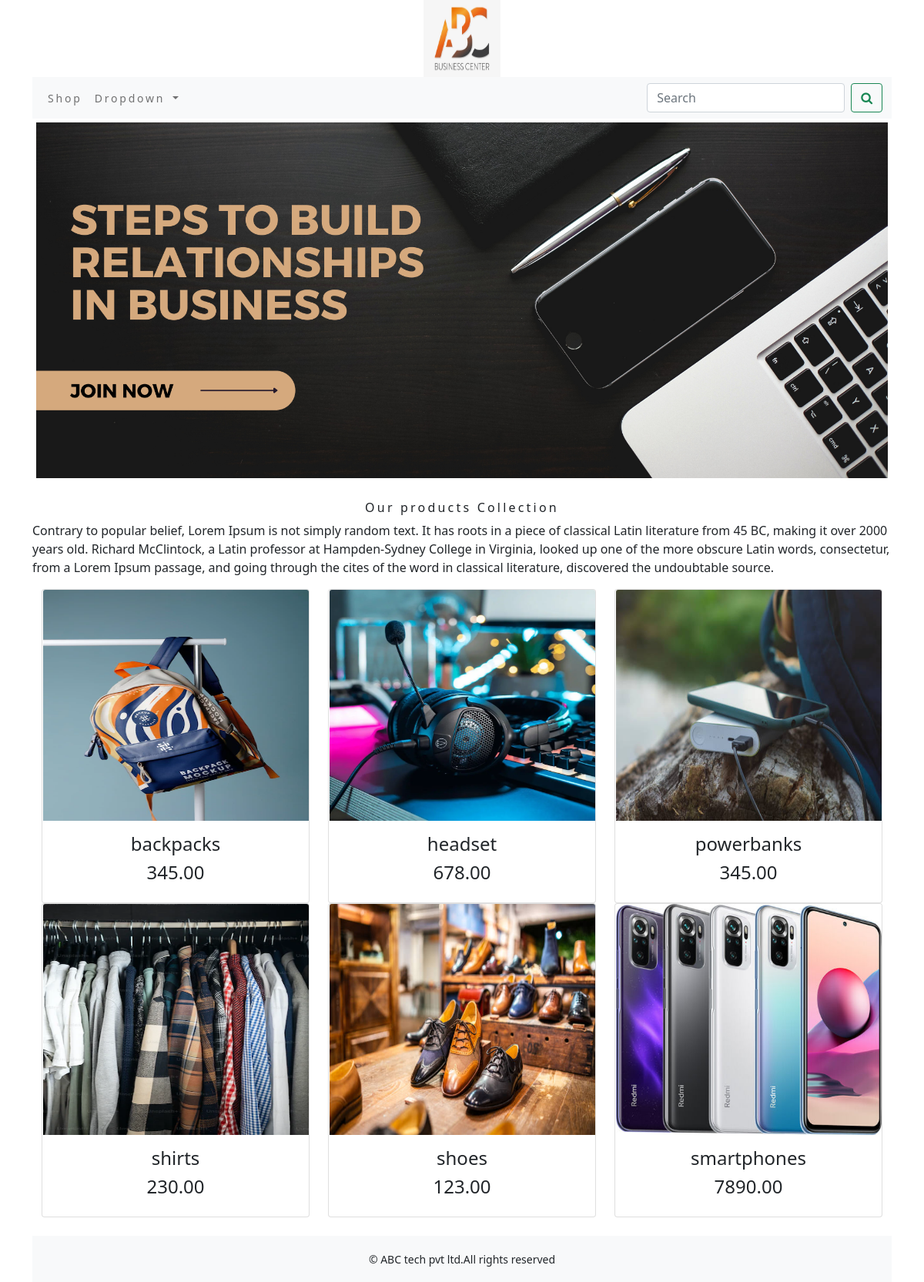
The app's page /shop/ with its own data.
### shop/models.py (models this page shows, shortened)
class Product(models.Model):
    name=models.CharField(max_length=250,unique=True)
    slug=models.SlugField(max_length=250,unique=True)
    description=models.TextField(blank=True)
    price=models.DecimalField(max_digits=10,decimal_places=2)
    category=models.ForeignKey(Category,on_delete=models.CASCADE)
    image=models.ImageField(upload_to='product',blank=True)
    stock=models.IntegerField()
    available=models.BooleanField(default=True)
    created=models.DateTimeField(auto_now_add=True)
    updated=models.DateTimeField(auto_now=True)
    def get_url(self):
        return reverse('shop:prodCatdetail',args=[self.category.slug,self.slug])
    class Meta:
        ordering=('name',)
        verbose_name='product'
        verbose_name_plural='products'

### shop/views.py (the view)
# urls.py: path('',views.allProdCat,name='allProdCat'),
def allProdCat(request,c_slug=None):
    c_page=None
    products_list=None
    if c_slug!=None:
        c_page=get_object_or_404(Category,slug=c_slug)
        products_list=Product.objects.all().filter(category=c_page,available=True)
    else:
        products_list=Product.objects.all().filter(available=True)
    paginator=Paginator(products_list,6)
    try:
        page=int(request.GET.get('page','1'))
    except:
        page=1
    try:
        products=paginator.page(page)
    except (EmptyPage,InvalidPage):
        products=paginator.page(paginator.num_pages)
    return render(request,"category.html",{'category':c_page,'products':products})

### cart/context_processors.py (called while the page is built)
def counter(request):
    item_count = 0
    if 'admin' in request.path:
        return {}
    else:
        try:
            cart=Cart.objects.filter(cart_id=_cart_id(request))
            cart_items=CartItem.objects.all().filter(cart=cart[:1])
            for cart_item in cart_items:
                item_count += cart_item.quantity
        except Cart.DoesNotExist:
            item_count = 0
    return dict(item_count=item_count)

### cart/views.py (called while the page is built)
def _cart_id(request):
    cart = request.session.session_key
    if not cart:
        cart = request.session.create()
    return cart

### shop/context_processors.py (called while the page is built)
def menu_links(request):
    links=Category.objects.all()
    return dict(links=links)

### templates/category.html (shortened to what this page needs)
{% extends 'base.html' %}
{% load static %}
{% block content %}
<div class="mx_auto">
    {% if category %}
        <img class="my_image" src="{{category.image.url}}" alt="{{category.name}}">
</div>
<div>
    <h1 class="text-center my_title">{{category.name}}</h1>
    <h1 class="text-justify">{{category.description}}</h1>
</div>
    {% else %}
<div>
    <img class="my_image my_image_padding" src="{% static 'img/Banner.png' %}" alt="our products" width="800px" height="500px">
</div>
    <br>
<div>
    <h1 class="text-center my_title">Our products Collection</h1>
    <p class="text-justify">Contrary to popular belief, Lorem Ipsum is not simply random text. It has roots in a piece of classical Latin literature from 45 BC, making it over 2000 years old. Richard McClintock, a Latin professor at Hampden-Sydney College in Virginia, looked up one of the more obscure Latin words, consectetur, from a Lorem Ipsum passage, and going through the cites of the word in classical literature, discovered the undoubtable source.</p>
</div>
    {% endif %}
<div class="container">
    <div class="row mx_auto">
        {% for product in products.object_list %}
        <div class="my_bottom_margin col-9 col-sm-12 col-md-4 col-lg-4">
            <div class="card text-center" style="min-width:18rem;">
                <a href="{{product.get_url}}"><img class="card-img-top my_image" src="{{product.image.url}}" alt="{{product.name}}" style="width:345px;height:300px;" ></a>
                <div class="card-body">
                    <h4>{{product.name}}</h4>
                    <h4>{{product.price}}</h4>
                </div>
            </div>
        </div>
        {% endfor %}
    </div>
    <br>
</div>
{% endblock %}

### templates/base.html (shortened to what this page needs)
{% load static %}
<!DOCTYPE html>
<html lang="en">
<head>
    <link rel="stylesheet" href="{% static 'css/custom.css' %}">
    <link href="{% static 'css/bootstrap.min.css' %}" rel="stylesheet">
    <link rel="stylesheet" href="https://cdnjs.cloudflare.com/ajax/libs/font-awesome/4.7.0/css/font-awesome.min.css">
</head>
<body>
<div class="container">
{% include 'header.html' %}
{% include 'navbar.html' %}
{% block content %}
{% endblock %}
</div>
{% include 'footer.html' %}
</body>
</html>

### templates/header.html
{% load static %}
<header>
  <center>
    <a href="{% url 'shop:allProdCat' %}"></a><img src="{% static 'img/logo.png' %}" alt="logimage" width="100px" height="100px">
  </center>
</header>

### templates/navbar.html (shortened to what this page needs)
<nav class="navbar navbar-expand-lg navbar-light bg-light">
  <div class="container-fluid">
    <div class="collapse navbar-collapse" id="navbarSupportedContent">
      <ul class="navbar-nav me-auto mb-2 mb-lg-0">
        <li class="nav-item">
          <a class="nav-link" href="#">Shop</a>
        </li>
        <li class="nav-item dropdown {% if 'shop' in request.path %}active{% endif %}">
          <a class="nav-link dropdown-toggle" href="#" id="navbarDropdown" role="button" data-bs-toggle="dropdown" aria-expanded="false">
            Dropdown
          </a>
        </li>
      </ul>
      <form class="d-flex" action="{% url 'search_app:SearchResult' %}" method="get">
        <input class="form-control me-2" type="search" placeholder="Search" name="q" aria-label="Search">
        <button class="btn btn-outline-success" type="submit"><i class="fa fa-search"></i></button>
      </form>
    </div>
  </div>
</nav>

### templates/footer.html
<div class="footer navbar-fixed-bottom my_footer">
  <p class="text-center">&copy; ABC tech pvt ltd.All rights reserved</p>
</div>

### static/css/custom.css (style rules this page uses)
body { font-family: 'Poppins', sans-serif; }
.nav-item { letter-spacing : .2em; font-size : 14px; text-transform ;uppercase; }
.my_footer { background-color : #f8f9fa; height : 60px; }
.my_footer p { padding-top : 20px; font-size : 14px; }
.my_image { width : 100%; height : auto; }
.my_title { font-size : 16px; text_transform : uppercase; letter-spacing : .2em; }
.my_image_padding { padding : 5px; }
.my_bottom_margin { margin_bottom : 10px; }

### records on screen
Product: image (picture), name "backpacks", price "345.00"
Product: image (picture), name "headset", price "678.00"
Product: image (picture), name "powerbanks", price "345.00"
Product: image (picture), name "shirts", price "230.00"
Product: image (picture), name "shoes", price "123.00"
Product: image (picture), name "smartphones", price "7890.00"
